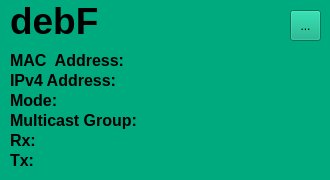
           <widget class="QWidget" name="wgt_debF" native="true">
            <property name="enabled">
             <bool>true</bool>
            </property>
            <property name="autoFillBackground">
             <bool>false</bool>
            </property>
            <property name="styleSheet">
             <string notr="true">background-color: rgb(0, 170, 127)</string>
            </property>
            <widget class="QLabel" name="lbl_hostname_debF">
             <property name="geometry">
              <rect>
               <x>10</x>
               <y>5</y>
               <width>91</width>
               <height>31</height>
              </rect>
             </property>
             <property name="font">
              <font>
               <pointsize>28</pointsize>
               <weight>75</weight>
               <bold>true</bold>
              </font>
             </property>
             <property name="focusPolicy">
              <enum>Qt::NoFocus</enum>
             </property>
             <property name="text">
              <string>debF</string>
             </property>
            </widget>
            <widget class="QToolButton" name="tBtn_editHost_debF">
             <property name="geometry">
              <rect>
               <x>290</x>
               <y>10</y>
               <width>31</width>
               <height>31</height>
              </rect>
             </property>
             <property name="text">
              <string>...</string>
             </property>
            </widget>
            <widget class="QLabel" name="lbl_mac_debF">
             <property name="geometry">
              <rect>
               <x>10</x>
               <y>50</y>
               <width>271</width>
               <height>21</height>
              </rect>
             </property>
             <property name="font">
              <font>
               <pointsize>12</pointsize>
               <weight>75</weight>
               <bold>true</bold>
              </font>
             </property>
             <property name="text">
              <string>MAC  Address:</string>
             </property>
            </widget>
            <widget class="QLabel" name="lbl_ip_debF">
             <property name="geometry">
              <rect>
               <x>10</x>
               <y>70</y>
               <width>271</width>
               <height>21</height>
              </rect>
             </property>
             <property name="font">
              <font>
               <pointsize>12</pointsize>
               <weight>75</weight>
               <bold>true</bold>
              </font>
             </property>
             <property name="text">
              <string>IPv4 Address:</string>
             </property>
            </widget>
            <widget class="QLabel" name="lbl_mlticast_debF">
             <property name="geometry">
              <rect>
               <x>10</x>
               <y>110</y>
               <width>271</width>
               <height>21</height>
              </rect>
             </property>
             <property name="font">
              <font>
               <pointsize>12</pointsize>
               <weight>75</weight>
               <bold>true</bold>
              </font>
             </property>
             <property name="text">
              <string>Multicast Group:</string>
             </property>
            </widget>
            <widget class="QLabel" name="lbl_rx_debF">
             <property name="geometry">
              <rect>
               <x>10</x>
               <y>130</y>
               <width>271</width>
               <height>21</height>
              </rect>
             </property>
             <property name="font">
              <font>
               <pointsize>12</pointsize>
               <weight>75</weight>
               <bold>true</bold>
              </font>
             </property>
             <property name="text">
              <string>Rx:</string>
             </property>
            </widget>
            <widget class="QLabel" name="lbl_tx_debF">
             <property name="geometry">
              <rect>
               <x>10</x>
               <y>150</y>
               <width>271</width>
               <height>21</height>
              </rect>
             </property>
             <property name="font">
              <font>
               <pointsize>12</pointsize>
               <weight>75</weight>
               <bold>true</bold>
              </font>
             </property>
             <property name="text">
              <string>Tx:</string>
             </property>
            </widget>
            <widget class="QLabel" name="lbl_mode_debF">
             <property name="geometry">
              <rect>
               <x>10</x>
               <y>90</y>
               <width>271</width>
               <height>21</height>
              </rect>
             </property>
             <property name="font">
              <font>
               <pointsize>12</pointsize>
               <weight>75</weight>
               <bold>true</bold>
              </font>
             </property>
             <property name="text">
              <string>Mode:</string>
             </property>
            </widget>
           </widget>
